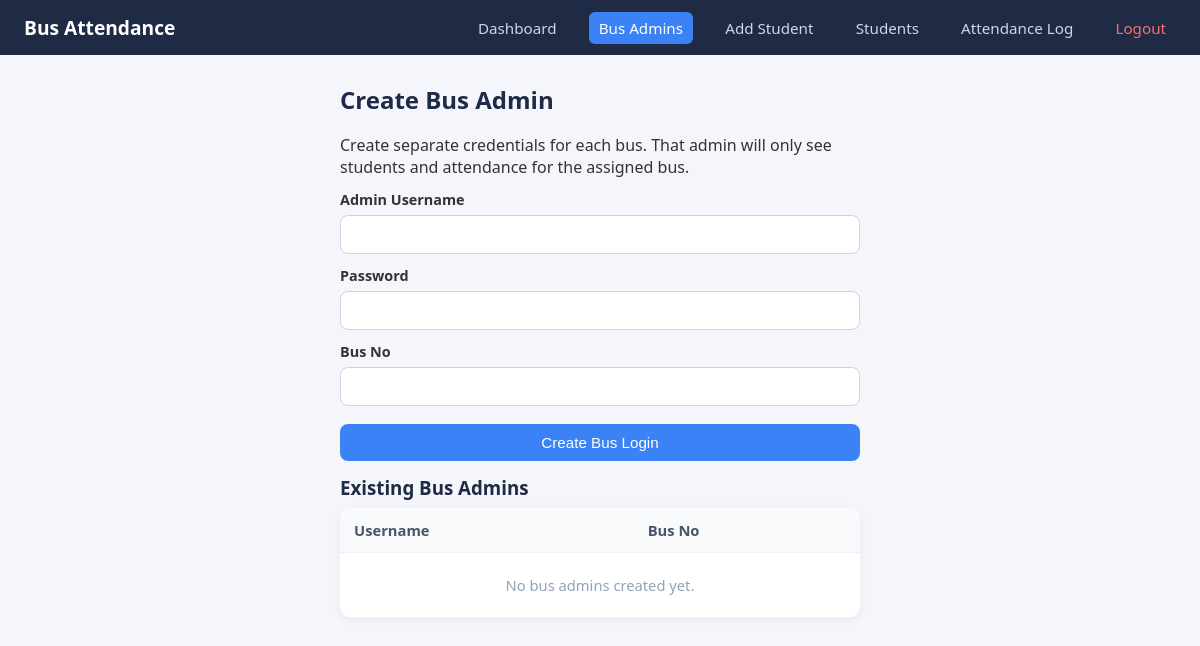
The page /add_admin (signed in) on the database as committed earlier.
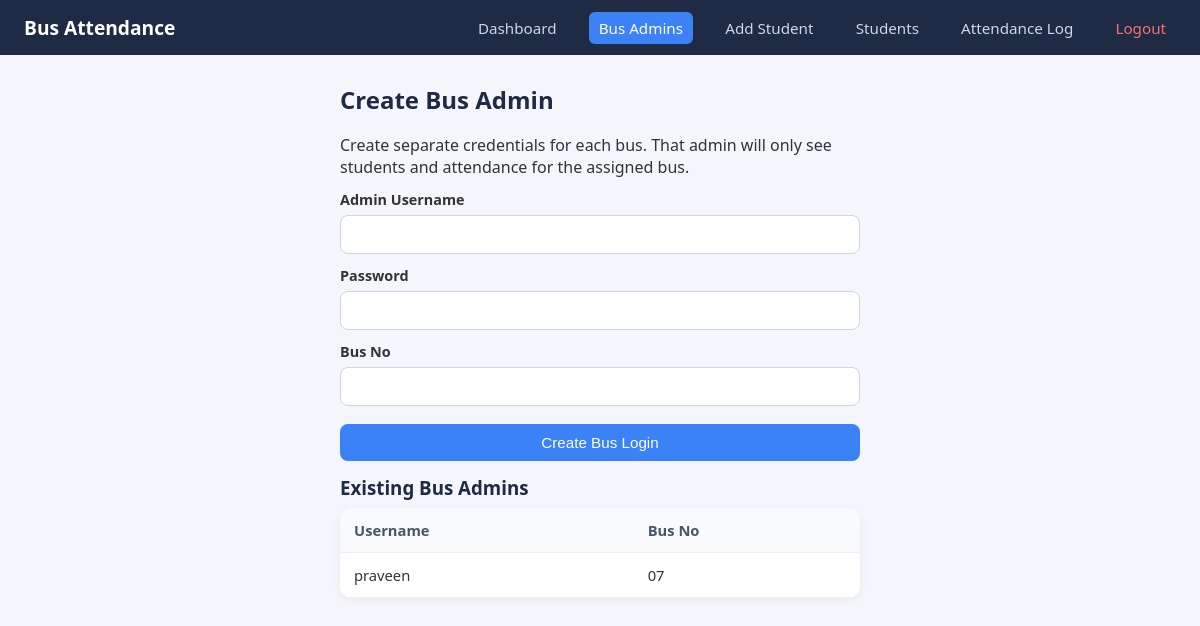
The same page on the database as committed later.
### tables this page shows
CREATE TABLE admin (
            id INTEGER PRIMARY KEY AUTOINCREMENT,
            username TEXT UNIQUE NOT NULL,
            password TEXT NOT NULL
        , bus_no TEXT NOT NULL DEFAULT '');

### app.py (the view, shortened to what this page needs)
@app.route("/add_admin", methods=["GET", "POST"])
@master_admin_required
def add_admin():
    conn = get_db()
    admins = conn.execute(
        "SELECT username, bus_no FROM admin WHERE bus_no != '' ORDER BY bus_no, username"
    ).fetchall()
    conn.close()
    return render_template("add_admin.html", admins=admins)

### app.py (called while the page is built)
def get_db():
    conn = sqlite3.connect(DATABASE)
    conn.row_factory = sqlite3.Row
    return conn

def login_required(f):
    @wraps(f)
    def decorated(*args, **kwargs):
        if not session.get("admin_logged_in"):
            return redirect(url_for("login"))
        return f(*args, **kwargs)
    return decorated

def master_admin_required(f):
    @wraps(f)
    @login_required
    def decorated(*args, **kwargs):
        if session.get("admin_bus_no"):
            flash("Only the master admin can manage bus logins.", "error")
            return redirect(url_for("dashboard"))
        return f(*args, **kwargs)
    return decorated

### templates/add_admin.html (shortened to what this page needs)
<!DOCTYPE html>
<html lang="en">
<head>
    <link rel="stylesheet" href="{{ url_for('static', filename='style.css') }}">
</head>
<body>
    <nav class="navbar">
        <div class="nav-brand">Bus Attendance</div>
        <div class="nav-links">
            <a href="{{ url_for('dashboard') }}">Dashboard</a>
            <a href="{{ url_for('add_admin') }}" class="active">Bus Admins</a>
            <a href="{{ url_for('add_student') }}">Add Student</a>
            <a href="{{ url_for('students') }}">Students</a>
            <a href="{{ url_for('attendance') }}">Attendance Log</a>
            <a href="{{ url_for('logout') }}" class="logout">Logout</a>
        </div>
    </nav>
    <main class="container narrow">
        <h2>Create Bus Admin</h2>
        <p>Create separate credentials for each bus. That admin will only see students and attendance for the assigned bus.</p>
        <form method="POST" action="{{ url_for('add_admin') }}">
            <label for="username">Admin Username</label>
            <input type="text" id="username" name="username" required autofocus>
            <label for="password">Password</label>
            <input type="password" id="password" name="password" required>
            <label for="bus_no">Bus No</label>
            <input type="text" id="bus_no" name="bus_no" required>
            <button type="submit" class="btn btn-primary btn-block">Create Bus Login</button>
        </form>
        <h3>Existing Bus Admins</h3>
        <div class="table-wrap">
            <table>
                <thead><tr><th>Username</th><th>Bus No</th></tr></thead>
                <tbody>
                    {% for admin in admins %}
                    <tr><td>{{ admin['username'] }}</td><td>{{ admin['bus_no'] }}</td></tr>
                    {% else %}
                    <tr><td colspan="2" class="empty">No bus admins created yet.</td></tr>
                    {% endfor %}
                </tbody>
            </table>
        </div>
    </main>
</body>
</html>

Rows that differ between the two databases and show on the page:
added admin: username "praveen", bus_no "07"
Other text that changed with them:
text no longer shown: "No bus admins created yet."
